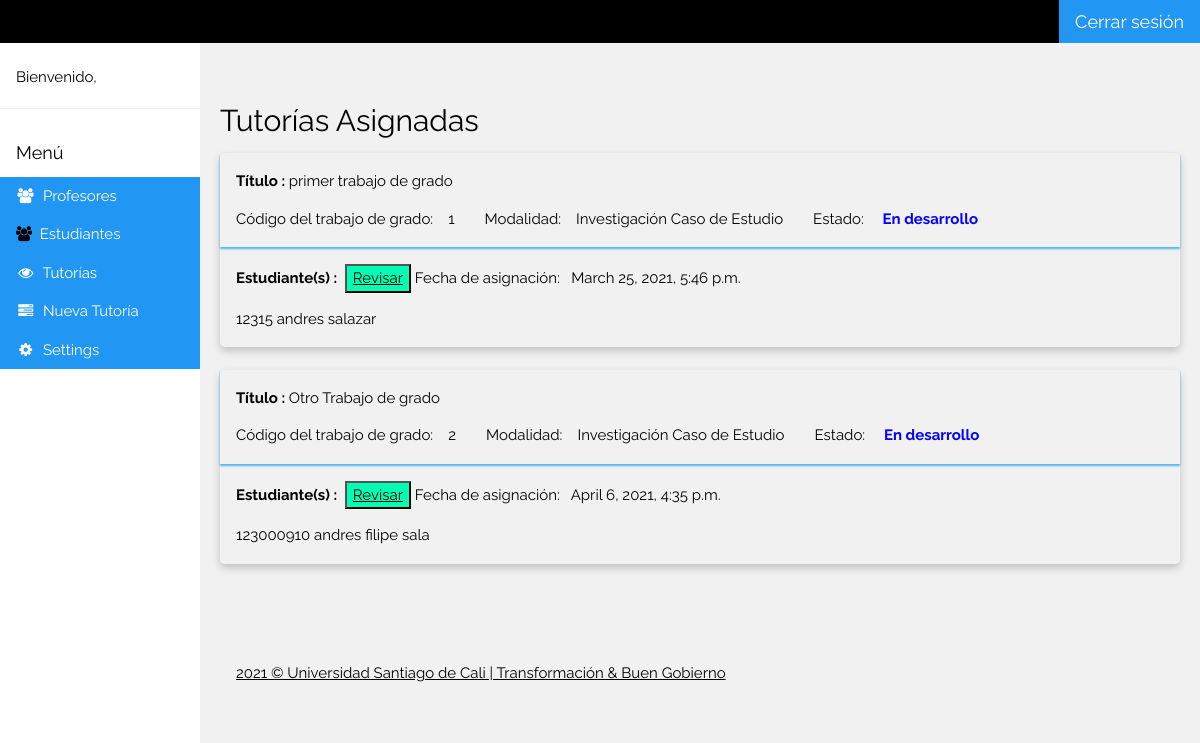
/tragrados/, run on the app's committed database.
### appusc/models.py (models this page shows, shortened)
class tgrados(models.Model):
    titulo=models.CharField(max_length=400)
    estado=models.CharField(max_length=100,choices=estados,default='En desarrollo')
    modalidad=models.CharField(max_length=100,choices=modalidades,default='Investigación Caso de Estudio')
    cedula1=models.IntegerField()
    nombre1=models.CharField(max_length=400)
    apellidos1=models.CharField(max_length=400)
    programa1=models.CharField(max_length=400)
    cedula2=models.IntegerField(blank=True,null=True)
    nombre2=models.CharField(max_length=400,blank=True, default='')
    apellidos2=models.CharField(max_length=400,blank=True, default='')
    programa2=models.CharField(max_length=400,blank=True, default='')
    cedula3=models.IntegerField(blank=True,null=True)
    nombre3=models.CharField(max_length=400,blank=True, default='')
    apellidos3=models.CharField(max_length=400,blank=True, default='')
    programa3=models.CharField(max_length=400,blank=True, default='')
    fecha_asignacion=models.DateTimeField(default=timezone.now)

### appusc/views.py (the view)
# urls.py: path('tragrados/',views.tragrados),
def tragrados(request):
    tgs=tgrados.objects.all()
    return render(request,'appusc/tragrados_tm.html',{'tgs':tgs})

### appusc/templates/appusc/tragrados_tm.html (shortened to what this page needs)
{% extends 'appusc/base.html' %}
    {% block content %}
        <br>
        <br>
            <h2>Tutorías Asignadas</h2>
            {% for registro in tgs %}
            <div class="card">
              <div class="leftcontainer">
                <p><b>Título : </b>{{ registro.titulo }}</p>
                <p> Código del trabajo de grado:&emsp;{{ registro.id }}&emsp;&emsp;Modalidad:&emsp;{{ registro.modalidad }}&emsp;&emsp;Estado:&emsp; <b style="color: rgb(4, 0, 255);">{{ registro.estado }}</b></p>
              </div>
              <div class="container">
                <p><b>Estudiante(s) :</b>&nbsp;&nbsp;<button style=" background-color: rgb(0, 255, 179);"><a href="{% url 'tgrados_historial_tm' registro.id %}" type="submit">Revisar</a></button>&nbsp;Fecha de asignación: &nbsp; {{ registro.fecha_asignacion }} </p>
                <p>{{ registro.cedula1 }}&nbsp;{{ registro.nombre1 }}&nbsp;{{ registro.apellidos1 }}</p>
               </div>
            </div>
            <br>
            {% endfor %}
            <br>
     {% endblock %}

### appusc/static/css/w3.css (style rules this page uses)
html { box-sizing:border-box }
*,*:before,*:after { box-sizing:inherit }
html { -ms-text-size-adjust:100%;-webkit-text-size-adjust:100% }
body { margin:0 }
a { background-color:transparent }
b,strong { font-weight:bolder }
button,input,select,textarea,optgroup { font:inherit;margin:0 }
button,input { overflow:visible }
button,select { text-transform:none }
button,[type=button],[type=reset],[type=submit] { -webkit-appearance:button }
html,body { font-family:Verdana,sans-serif;font-size:15px;line-height:1.5 }
html { overflow-x:hidden }
h2 { font-size:30px }
h1,h2,h3,h4,h5,h6 { font-family:"Segoe UI",Arial,sans-serif;font-weight:400;margin:10px 0 }
a { color:inherit }
.w3-light-grey,.w3-hover-light-grey:hover,.w3-light-gray,.w3-hover-light-gray:hover { color:#000!important;background-color:#f1f1f1!important }

### appusc/templates/appusc/base.html (style rules this page uses)
html,body,h1,h2,h3,h4,h5 { font-family: "Raleway", sans-serif }

### appusc/templates/appusc/tragrados_tm.html (style rules this page uses)
.card { box-shadow: 0 4px 8px 0 rgba(0,0,0,0.2); margin-left:0px; margin-right: 20px; transition: 0.3s; width: 100%; border-radius: 5px; }
.container { padding: 2px 16px; }
.leftcontainer { padding: 2px 16px; box-shadow: 0 2px 2px 0 rgba(7, 156, 241, 0.712); margin-left:0px; margin-right: 0px; }

### data on the page
tgrados: titulo "primer trabajo de grado", id "1", modalidad "Investigación Caso de Estudio", estado "En desarrollo", fecha_asignacion "March 25, 2021, 5:46 p.m.", cedula1 "12315", nombre1 "andres", apellidos1 "salazar"
tgrados: titulo "Otro Trabajo de grado", id "2", modalidad "Investigación Caso de Estudio", estado "En desarrollo", fecha_asignacion "April 6, 2021, 4:35 p.m.", cedula1 "123000910", nombre1 "andres filipe", apellidos1 "sala"
